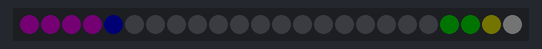
Recording of a sketch running on a simulated Arduino Uno, built with avr-gcc and run on an emulated ATmega328P. Parts: 24 RGB LEDs in strip order, left to right. Dim RGB values are drawn brighter than linear.

Above: at 1.15 s.
At 5.99 s:
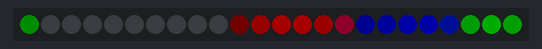
At 10.55 s:
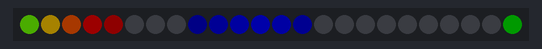
At 20.26 s:
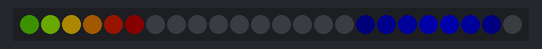
At 29.96 s:
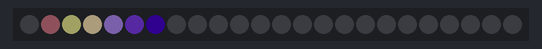
At 39.66 s:
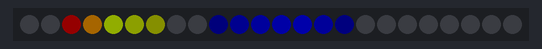

The sketch:

neopixel_ring_move_towards_target.ino
```cpp
// neopixel_ring_dither worked OK, but I noticed that I can see the shift register
// action as the values are shifted into the ring. This leads me to wonder what it
// looks like if each pixel value adjusts a single step at a time, slowly moving
// towards its target value.

#include <Adafruit_NeoPixel.h>

#define PIN 6
#define NPIXELS 24

// Parameter 1 = number of pixels in strip
// Parameter 2 = Arduino pin number (most are valid)
// Parameter 3 = pixel type flags, add together as needed:
//   NEO_KHZ800  800 KHz bitstream (most NeoPixel products w/WS2812 LEDs)
//   NEO_KHZ400  400 KHz (classic 'v1' (not v2) FLORA pixels, WS2811 drivers)
//   NEO_GRB     Pixels are wired for GRB bitstream (most NeoPixel products)
//   NEO_RGB     Pixels are wired for RGB bitstream (v1 FLORA pixels, not v2)
Adafruit_NeoPixel strip = Adafruit_NeoPixel(NPIXELS, PIN, NEO_GRB + NEO_KHZ800);

// Target doesn't use a real pin, and you shouldn't call begin or show on it;
// instead is supports moveToTarget.
Adafruit_NeoPixel target = Adafruit_NeoPixel(NPIXELS, 1, NEO_GRB + NEO_KHZ800);

void setup() {
  strip.begin();
  strip.show(); // Initialize all pixels to 'off'
  while (!strip.canShow());
  delay(1000);  // Wait one second.
}

// Adjust the values in strip towards the values in target.
// Return true IFF there is no difference.
bool moveToTarget() {
  bool no_diff = true;
  uint8_t* in_ptr = target.getPixels();
  uint8_t* in_end = in_ptr + (3 * NPIXELS);
  uint8_t* out_ptr = strip.getPixels();
  while (in_ptr < in_end) {
    uint8_t in = *in_ptr;
    uint8_t out = *out_ptr;
    if (in != out) {
      no_diff = false;
      if (in < out) {
        *out_ptr = out - 1;
      } else {
        *out_ptr = out + 1;
      }
    }
    in_ptr++;
    out_ptr++;
  }
  return no_diff;
}

// Avoiding the use of floating point, so simulate with a form of fixed point.
// Instead of floating point values from 0 to 1.0, or 0 to 24 (for the number of pixels),
// we'll use 0 to 65535 (uint16_t), which then allows us to multiply them producing
// a value that fits in a uint32_t.

// A possible function for producing a color intensity at a particular position:
// Results below a and above c are lo; values linearly go from lo to hi as one
// moves away from a and c and toward b (between a and c). At b hi is returned.
uint8_t triangleFunc(
    uint16_t a, uint16_t b, uint16_t c, uint16_t pos, uint8_t lo, uint8_t hi) {
  if (pos <= a || pos >= c) {
    return lo;
  }
  uint32_t offset;
  uint32_t range;
  if (pos <= b) {
    offset = pos - a;
    range = b - a;
  } else {
    offset = c - pos;
    range = c - b;
  }

  // Floating point version:
  // return     int(float(offset) / float(range) * (hi - lo) + lo)
  // ==         int(float(offset * (hi - lo)) / float(range) + lo)
  // Should look in graphic gems, or similar, for ideas on fast integer math.

  const uint8_t intensity_delta = hi - lo;
  uint32_t numerator = offset * intensity_delta;
  uint32_t quotientX256 = (numerator << 8) / range;
  uint32_t quotient = quotientX256 >> 8;
  if (quotient < intensity_delta && quotientX256 & 0x80) {
    // Round up.
    quotient++;
  }
  return quotient + lo;
}

// A possible function for producing color intensity at a particular time.
int intensity1(unsigned long time, uint16_t cycle_length, uint16_t pixel) {
  uint16_t t = time % cycle_length;
  return 0;
}

int intensity2(unsigned long time, uint16_t cycle_length, uint16_t pixel) {
  return 0;
}

const uint16_t R_A = 0;
const uint16_t R_B = 1000;
const uint16_t R_C = 2500;
const uint16_t R_MAX = (10000 / NPIXELS) * NPIXELS; // Integral multiple of NPIXELS please!
const uint16_t R_STEP = R_MAX / NPIXELS;

int red(unsigned long time, uint16_t pixel) {
  uint16_t pos = (uint32_t(pixel) * R_STEP + time) % R_MAX;
  return triangleFunc(R_A, R_B, R_C, pos, 0, 50);
}

const uint16_t G_A = 0;
const uint16_t G_B = 400;
const uint16_t G_C = 1000;
const uint16_t G_MAX = (5000 / NPIXELS) * NPIXELS; // Integral multiple of NPIXELS please!
const uint16_t G_STEP = G_MAX / NPIXELS;

int green(unsigned long time, uint16_t pixel) {
  uint16_t pos = (uint32_t(pixel) * G_STEP + time) % G_MAX;
  return triangleFunc(G_A, G_B, G_C, pos, 0, 50);
}

const uint16_t B_A = 0;
const uint16_t B_B = 2500;
const uint16_t B_C = 4000;
const uint16_t B_MAX = (15000 / NPIXELS) * NPIXELS; // Integral multiple of NPIXELS please!
const uint16_t B_STEP = B_MAX / NPIXELS;

int blue(unsigned long time, uint16_t pixel) {
  uint16_t pos = (uint32_t(pixel) * B_STEP + time) % B_MAX;
  return triangleFunc(B_A, B_B, B_C, pos, 0, 50);
}

unsigned long last_time = 0;
void loop() {
  unsigned long time = millis();
  if (time != last_time) {
    last_time = time;
    for (uint16_t pixel = 0; pixel < NPIXELS; ++pixel) {
      int r = red(time, pixel);
      int g = green(time, pixel);
      int b = blue(time, pixel);
      target.setPixelColor(pixel, r, g, b);
    }
  }
  moveToTarget();
  strip.show();
}

void displayUnsigned(unsigned long v) {
  uint16_t pixel = 0;
  while (pixel < NPIXELS - 4) {
    if ((v & 0x1) == 0) {
      strip.setPixelColor(pixel, 1, 1, 1);
    } else {
      strip.setPixelColor(pixel, 50, 50, 50);
    }
    v = v >> 1;
    pixel++;
  }
}
```
